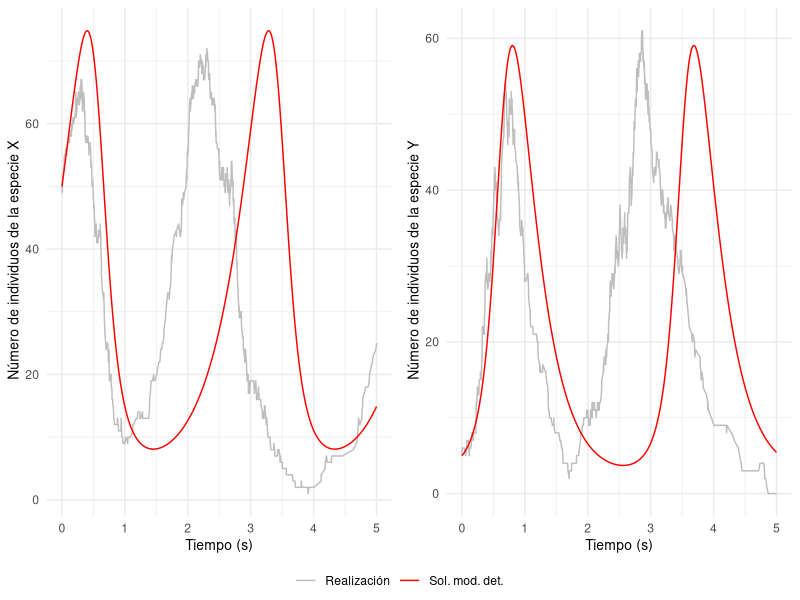

R code for this plot:
## ---- chunk 1
library("ggplot2")
library("deSolve")
library("ggpubr")
## ---- chunk 2
tiempo_exponencial <- function(a0){
  r1 <- runif(n=1,min=0,max=1)
  return((1/a0)*log(1/r1))
}
## ---- chunk 3
presa_depredador_EDO <- function(t,state,parameters){
  with(as.list(c(state, parameters)), {
    dA <- A*(k1-k2*B)
    dB <- (-B)*(k3-k2*A)
    res<-c(dA,dB)
    list(res)
  })
}
## ---- chunk 4

PresaDepredador_Gillespie <- function(parametros,x0,t0,tf){
  k1 <- parametros[1]
  k2 <- parametros[2]
  k3 <- parametros[3]
  
  # Variable espacial que almacena todos los estados del sistema para todos los tiempos de reacción
  x <- x0
  # Variable espacial que almacena el estado del sistema y que se modificará cada vez que ocurra una reacción
  x_actual <- x0
  
  # Variable temporal que almacena los tiempos de reación
  t_imprimir <- t0
  # Variable temporal que ira avanzando conforme ocurran las reacciones
  t <- t0
  
  # Declaramos el vector propensidad y la propensidad total
  a <- numeric()
  a0 <- numeric()
  
  # Calculamos las propensidades individuales y la propensidad total
  a[1] <- k1*x_actual[1]
  a[2] <- k2*x_actual[1]*x_actual[2]
  a[3] <- k3*x_actual[2] 
  a0<-sum(a)
  
  while(t<tf){
      
    # Calculamos y almacenamos el siguiente tiempo de reacción
    t<-t+tiempo_exponencial(a0)
    t_imprimir <- c(t_imprimir,t)
    
    if(t == Inf){
      x_actual <- c(0,0)
    }else{
    
    # Calculamos la siguiente reacción que ocurre
    r2<-runif(n=1, min=0, max=1)
    
    if(a[1]>=r2*a0){
        x_actual[1] <- x_actual[1] + 1 
        a[1] <- k1*x_actual[1]
        a[2] <- k2*x_actual[1]*x_actual[2]
    }else if(a[1]+a[2]>=r2*a0 & x_actual[1]>0){
        x_actual[1] <- x_actual[1] - 1
        x_actual[2] <- x_actual[2] + 1
        a[1] <- k1*x_actual[1]
        a[2] <- k2*x_actual[1]*x_actual[2]
        a[3] <- k3*x_actual[2] 
    }else if(x_actual[2]>0){
        x_actual[2] <- x_actual[2] - 1
        a[2] <- k2*x_actual[1]*x_actual[2]
        a[3] <- k3*x_actual[2] 
    }
    
    # Recalculamos la propensidad total
    a0<-sum(a)
    
    }
    
    # Almacenamos para cada tiempo de reacción el estado del sistema
    x<-rbind(x,x_actual)
    
  }
  
  # Mostramos un mensaje en el caso de que se extinga alguna de las especies
  # if(x_actual[1]==0)
  #   warning("Extinción de la especie A.")
  # else if(x_actual[2]==0)
  #   warning("Extinción de la especie B.")
  
  # Almacenamos el tiempo de muestreo y la matriz de estados en una base de datos para poder mostrarla gráficamente
  datos <- data.frame(t_imprimir=t_imprimir,x_imprimir=x,row.names = NULL)
  return(datos)
}
## ---- chunk 5
k1 <- 2
k2 <- 0.1
k3 <- 3
parametros <- c(k1=k1,k2=k2,k3=k3) 
# x0 <- c(k3/k2,k1/k2) # para tomar el valor inicial de la población en el equilibrio
x0 <- c(50,5)
tf <- 5
t0 <- 0

graficoA <- ggplot()
graficoB <- ggplot()

n_realizaciones <- 1

for(i in 1:n_realizaciones){
  realizacion <- PresaDepredador_Gillespie(parametros,x0,t0,tf)
  
  imprimir <- data.frame(t=realizacion$t_imprimir,A=realizacion$x_imprimir.1,B=realizacion$x_imprimir.2)
  
  graficoA <- graficoA + geom_line(data = imprimir, aes(x=t, y=A, color="Realización"))
                                
  graficoB <- graficoB + geom_line(data = imprimir, aes(x=t, y=B, color="Realización"))
}

# Definimos los parámetros necesarios y resolvemos la EDO usando la función ode() del paquete "deSolve"
parameter <- parametros
state <- c(A=x0[1],B=x0[2])
times <- seq(0,tf,by=0.01)

out <- ode(y=state, times = times, func = presa_depredador_EDO, parms = parametros)
out <- data.frame(out)

# Añadimos la solución de la EDO a los gráficos
graficoA <- graficoA + geom_line(data=out, aes(x=time,y=A,color="Sol. mod. det."))
graficoB <- graficoB + geom_line(data=out, aes(x=time,y=B,color="Sol. mod. det."))

graficoA <- graficoA +
 labs(x = "Tiempo (s)", y = " Número de individuos de la especie X") +
 theme_minimal() +
 theme(legend.title=element_blank(),legend.position = "bottom",
      axis.title.x = element_text(size = 10),  
      axis.title.y = element_text(size = 10)) +
 scale_color_manual(values = c("Realización"="gray", "Sol. mod. det." = "red"),
                    breaks = c("Realización", "Sol. mod. det."))

  graficoB <- graficoB +
 labs(x = "Tiempo (s)", y = " Número de individuos de la especie Y") +
 theme_minimal() +
 theme(legend.title=element_blank(),legend.position = "bottom",
      axis.title.x = element_text(size = 10),  
      axis.title.y = element_text(size = 10)) +
 scale_color_manual(values = c("Realización"="gray", "Sol. mod. det." = "red"),
                    breaks = c("Realización", "Sol. mod. det."))


grafico <- ggarrange(graficoA,graficoB,ncol=2,common.legend=TRUE, legend="bottom")
print(grafico)
